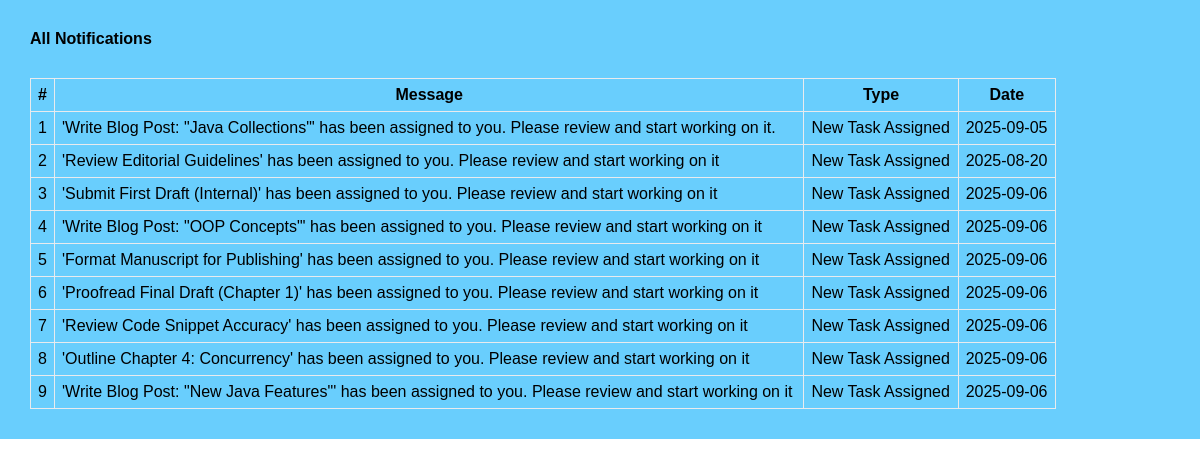
Page /notifications.php (signed in) on the committed database.
### tables this page shows
CREATE TABLE `notifications` (
  `id` int(11) NOT NULL,
  `message` text NOT NULL,
  `recipient` int(11) NOT NULL,
  `type` varchar(50) NOT NULL,
  `date` date NOT NULL DEFAULT current_timestamp(),
  `is_read` tinyint(1) DEFAULT 0
);

### app/model/Notification.php (called while the page is built, shortened)
<?php
function get_all_my_notifications($conn, $id){
	$sql = "SELECT * FROM notifications WHERE recipient=?";
	$stmt = $conn->prepare($sql);
	$stmt->execute([$id]);
	if($stmt->rowCount() > 0){
		$notifications = $stmt->fetchAll();
	}else $notifications = 0;
	return $notifications;
}

### notifications.php (the view, shortened to what this page needs)
<?php
if (isset($_SESSION['role']) && isset($_SESSION['id'])) {
    include "DB_connection.php";
    include "app/Model/Notification.php";
    $notifications = get_all_my_notifications($conn, $_SESSION['id']);
 ?>
<!DOCTYPE html>
<html>
<head>
	<link rel="stylesheet" href="https://stackpath.bootstrapcdn.com/font-awesome/4.7.0/css/font-awesome.min.css">
	<link rel="stylesheet" href="css/style.css">
</head>
<body>
	<div class="body">
		<section class="section-1">
			<h4 class="title">All Notifications</h4>
			<?php if ($notifications != 0) { ?>
			<table class="main-table">
				<tr>
					<th>#</th>
					<th>Message</th>
					<th>Type</th>
					<th>Date</th>
				</tr>
				<?php $i=0; foreach ($notifications as $notification) { ?>
				<tr>
					<td><?=++$i?></td>
					<td><?=$notification['message']?></td>
					<td><?=$notification['type']?></td>
					<td><?=$notification['date']?></td>
				</tr>
			   <?php	} ?>
			</table>
		<?php }else { ?>
			<h3>You have zero notification</h3>
		<?php  }?>
		</section>
	</div>
</body>
</html>
<?php }else{
   $em = "First login";
   header("Location: login.php?error=$em");
   exit();
}
 ?>

### css/style.css (style rules this page uses)
* { padding: 0; margin: 0; box-sizing: border-box; font-family: arial, sans-serif; }
.body { display: flex; }
.section-1 { padding: 30px; width: 100%; background: rgb(105, 206, 253); }
.section-1 .title { margin-bottom: 10px; }
.main-table, .main-table tr, .main-table th, .main-table td { border: 1px solid #e9ebee; border-collapse: collapse; padding: 7px; }
.main-table { width: 90%; margin-top: 30px; }

### rows in the picture
notifications: message "'Write Blog Post: \"Java Collections\"' has been assigned to you. Please review and start working on it.", type "New Task Assigned", date "2025-09-05"
notifications: message "'Review Editorial Guidelines' has been assigned to you. Please review and start working on it", type "New Task Assigned", date "2025-08-20"
notifications: message "'Submit First Draft (Internal)' has been assigned to you. Please review and start working on it", type "New Task Assigned", date "2025-09-06"
notifications: message "'Write Blog Post: \"OOP Concepts\"' has been assigned to you. Please review and start working on it", type "New Task Assigned", date "2025-09-06"
notifications: message "'Format Manuscript for Publishing' has been assigned to you. Please review and start working on it", type "New Task Assigned", date "2025-09-06"
notifications: message "'Proofread Final Draft (Chapter 1)' has been assigned to you. Please review and start working on it", type "New Task Assigned", date "2025-09-06"
notifications: message "'Review Code Snippet Accuracy' has been assigned to you. Please review and start working on it", type "New Task Assigned", date "2025-09-06"
notifications: message "'Outline Chapter 4: Concurrency' has been assigned to you. Please review and start working on it", type "New Task Assigned", date "2025-09-06"
notifications: message "'Write Blog Post: \"New Java Features\"' has been assigned to you. Please review and start working on it", type "New Task Assigned", date "2025-09-06"
